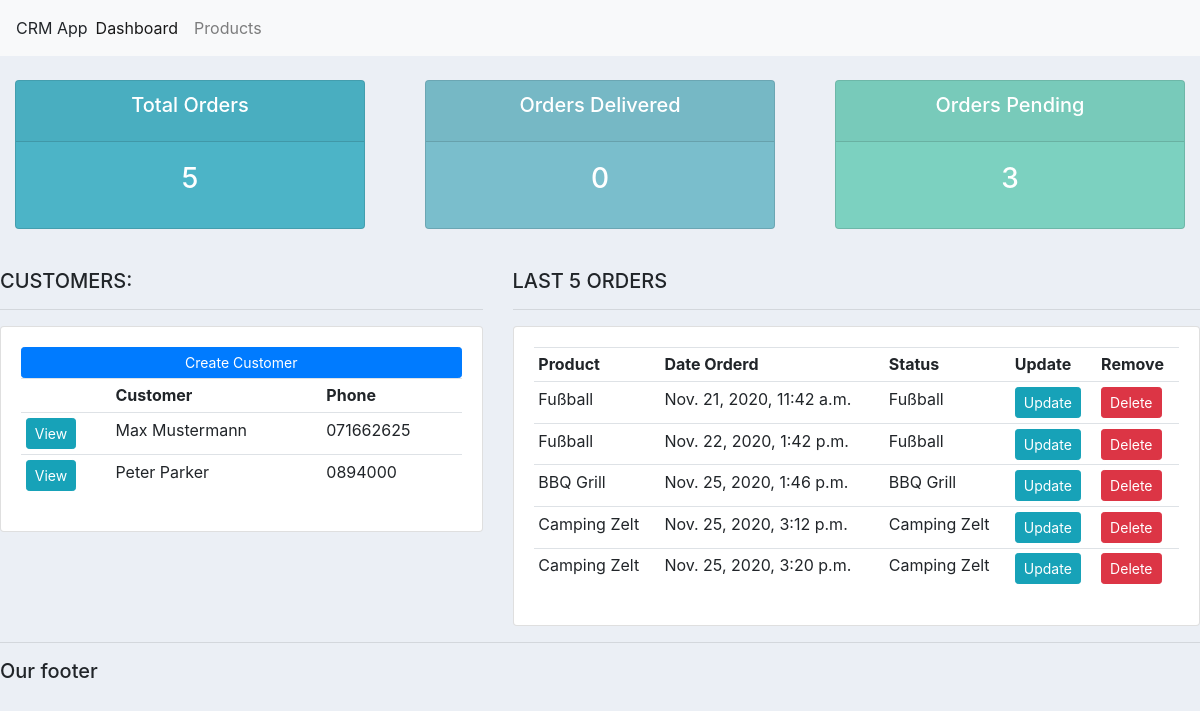
The page / on the database its author committed.
### accounts/models.py (models this page shows, shortened)
class Customer(models.Model):
  name = models.CharField(max_length=200, null=True)
  phone = models.CharField(max_length=200, null=True)
  email = models.CharField(max_length=200, null=True)
  date_created = models.DateTimeField(auto_now_add=True, null=True)

class Order(models.Model):
  STATUS = (
      ('Pending', 'Pending'),
      ('Out for delivery', 'Out for delivery'),
      ('Delivered', 'Delivered'),
      )
  customer = models.ForeignKey(Customer, null=True, on_delete= models.SET_NULL)
  product = models.ForeignKey(Product, null=True, on_delete= models.SET_NULL)
  date_created = models.DateTimeField(auto_now_add=True, null=True)
  status = models.CharField(max_length=200, null=True, choices=STATUS)

class Product(models.Model):
  CATEGORY = (
      ('Indoor', 'Indoor'),
      ('Out Door', 'Out Door'),
      )
  name = models.CharField(max_length=200, null=True)
  price = models.FloatField(null=True)
  category = models.CharField(max_length=200, null=True, choices=CATEGORY)
  description = models.CharField(max_length=200, null=True, blank=True)
  date_created = models.DateTimeField(auto_now_add=True, null=True)
  tags = models.ManyToManyField(Tag)
  def __str__(self):
    return self.name

### accounts/views.py (the view)
# urls.py: path('', views.home, name='home'),
def home(request):
  orders = Order.objects.all()
  customers = Customer.objects.all()
  total_customers = customers.count()
  total_orders = orders.count()
  delivered = orders.filter(status='Delivered').count()
  pending = orders.filter(status='Pending').count()
  context = {'orders': orders, 'customers': customers, 'total_orders': total_orders, 'pending': pending, 'delivered': delivered}
  return render(request, 'accounts/dashboard.html', context)

### accounts/templates/accounts/dashboard.html
{% extends 'accounts/main.html' %}
{% block content %}
{% include 'accounts/status.html' %}
<br>
<div class="row">
  <div class="col-md-5">
    <h5>CUSTOMERS:</h5>
    <hr>
    <div class="card card-body">
      <a class="btn btn-primary  btn-sm btn-block" href="">Create Customer</a>
      <table class="table table-sm">
        <tr>
          <th></th>
          <th>Customer</th>
          <th>Phone</th>
        </tr>
        {% for customer in customers %}
          <tr>
            <td><a class="btn btn-sm btn-info" href="{% url 'customers' customer.id %}">View</a></td>
            <td>{{customer.name}}</td>
            <td>{{customer.phone}}</td>
          </tr>
        {% endfor %}
      </table>
    </div>
  </div>
  <div class="col-md-7">
    <h5>LAST 5 ORDERS</h5>
    <hr>
    <div class="card card-body">
      <table class="table table-sm">
        <tr>
          <th>Product</th>
          <th>Date Orderd</th>
          <th>Status</th>
          <th>Update</th>
          <th>Remove</th>
        </tr>
        {% for order in orders %}
          <tr>
            <td>{{order.product.name }}</td>
            <td>{{order.date_created }}</td>
            <td>{{order.product}}</td>
            <td><a class="btn btn-sm btn-info" href="{% url 'update_order' order.id %}">Update</a></td>
            <td><a class="btn btn-sm btn-danger" href="{% url 'delete_order' order.id %}">Delete</a></td>
          </tr>
        {% endfor %}
      </table>
    </div>
  </div>
</div>
{% endblock %}

### static/css/main.css (style rules this page uses)
body { background-color: #ebeff5; }

### rows shown on the page
Customer: name "Max Mustermann", phone "071662625"
Customer: name "Peter Parker", phone "0894000"
Order: product.name "Fußball", date_created "Nov. 21, 2020, 11:42 a.m.", product "Fußball"
Order: product.name "Fußball", date_created "Nov. 22, 2020, 1:42 p.m.", product "Fußball"
Order: product.name "BBQ Grill", date_created "Nov. 25, 2020, 1:46 p.m.", product "BBQ Grill"
Order: product.name "Camping Zelt", date_created "Nov. 25, 2020, 3:12 p.m.", product "Camping Zelt"
Order: product.name "Camping Zelt", date_created "Nov. 25, 2020, 3:20 p.m.", product "Camping Zelt"

### other values the page prints
{{ total_orders }} "5"
{{ delivered }} "0"
{{ pending }} "3"
